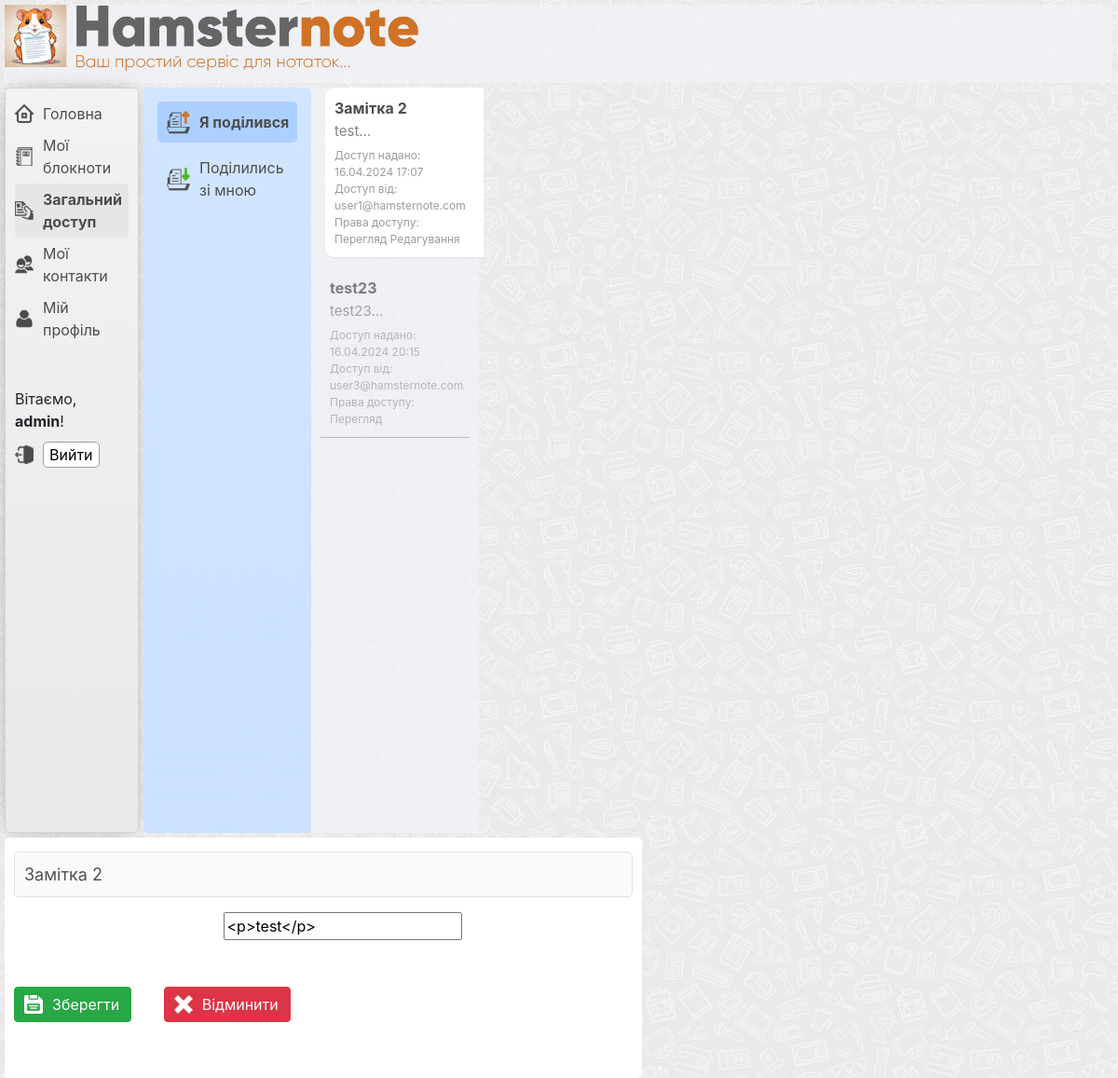
The app's page /shared_note_for_me_edit/14/ (signed in) with its own data.
### users/models.py (models this page shows, shortened)
class CustomUser(AbstractUser):
    email = models.EmailField(unique=True)

### sharing_notes/models.py (models this page shows, shortened)
class TimestampMixin(models.Model):
    created_at = models.DateTimeField(auto_now_add=True)
    updated_at = models.DateTimeField(auto_now=True)
    class Meta:
        abstract = True

class SharingNote(TimestampMixin):
    owner = models.ForeignKey(CustomUser, on_delete=models.CASCADE)
    note = models.ForeignKey(Note, on_delete=models.CASCADE)
    shared_with = models.ForeignKey(Contact, on_delete=models.CASCADE)
    can_view = models.BooleanField(default=True)
    can_edit = models.BooleanField(default=False)

### note/models.py (models this page shows, shortened)
class TimestampMixin(models.Model):
    created_at = models.DateTimeField(auto_now_add=True)
    updated_at = models.DateTimeField(auto_now=True)
    class Meta:
        abstract = True

class Note(TimestampMixin):
    title = models.CharField(max_length=100)
    content = CKEditor5Field('Content', config_name='extends')
    notebook = models.ForeignKey(
        Notebook, on_delete=models.CASCADE, related_name='notes')
    author = models.ForeignKey(
        CustomUser, on_delete=models.CASCADE, related_name='created_notes')
    permission = models.CharField(
        max_length=4, choices=NotePermission.choices, default=NotePermission.EDITABLE)
    favorite = models.BooleanField(default=False)

### sharing_notes/views.py (the view)
# urls.py: path('shared_note_for_me_edit/<int:shared_note_id>/', views.shared_note_for_me_edit, name='shared_note_for_me_edit'),
@login_required
def shared_note_for_me_edit(request, shared_note_id):
    current_user = request.user
    user_notebooks = Notebook.objects.filter(created_by=current_user)
    note = get_object_or_404(Note, pk=shared_note_id)
    notebook_id = note.notebook.id
    notebook = get_object_or_404(Notebook, pk=notebook_id)
    notes = Note.objects.filter(notebook=notebook).order_by('-updated_at')
    contacts = Contact.objects.filter(contact_user=current_user)
    contact_users = [contact for contact in contacts]
    shared_notes = SharingNote.objects.filter(shared_with__in=contact_users)
    for shared_note in shared_notes:
        if shared_note_id == shared_note.note.id and shared_note.can_edit == False:
            return redirect(reverse('shared_note_for_me_detail', kwargs={'shared_note_id': shared_note_id}))
    if request.method == 'POST':
        form = ContentEditForm(request.POST, instance=note)
        if form.is_valid():
            form.save()
            return redirect(reverse('shared_note_for_me_detail', kwargs={'shared_note_id': shared_note_id}))
    else:
        form = ContentEditForm(instance=note)
    context = {
        'category': 'shared',
        'subcategory': 'shared_from_me',
        'shared_notes': shared_notes,
        'user_notebooks': user_notebooks,
        'notebook': notebook,
        'notebook_id': notebook_id,
        'notes': notes,
        'form': form,
        'note_id': shared_note_id,
    }
    return render(request, 'sharing_notes/shared_note_for_me_edit.html', context)

### note/forms.py
class ContentEditForm(forms.ModelForm):
    title = forms.CharField(disabled=True)
    class Meta:
        model = Note
        fields = ['title', 'content']
        widgets = {
            'content': CKEditor5Widget(config_name='extends')
        }
        labels = {
            'title': '',
            'content': '',
        }

### sharing_notes/templates/sharing_notes/shared_note_for_me_edit.html (shortened to what this page needs)
{% extends "main/base_template.html" %}
{% block listbar %}
    <div class="wrapper-listbar">
         <ul class="share-listbar-ul">
            <li class="share-listbar-listbar-li   shared-from-user  {% if subcategory == 'shared_from_me'%}share-listbar-listbar-li-select{% endif %}">
                <a href="{% url 'shared_note_from_me' %}">Я поділився</a>
            </li>
             <li class="share-listbar-listbar-li   shared-for-user  {% if subcategory == 'shared_for_me'%}share-listbar-listbar-li-select{% endif %}">
                 <a href="{% url 'shared_note_for_me' %}">Поділились зі мною</a>
            </li>
        </ul>
    </div>
{% endblock %}
{% block detail_listbar %}
    <div class="wrapper-detail-listbar">
        <ul class="detail-listbar-ul">
            {% for shared_note in shared_notes %}
                <li class="detail-listbar-li  {% if shared_note.note.id == note_id %}note-li-select{% else %}lisbar-li-opacity{% endif %}">
                    {% if shared_note.note.title|length > 50 %}
                        <a class="detail-listbar-a" href="{% url 'shared_note_for_me_detail' shared_note.note.pk %}">
                            {{ shared_note.note.title|striptags|slice:":50" }}...
                        </a>
                    {% else %}
                        <a class="detail-listbar-a" href="{% url 'shared_note_for_me_detail' shared_note.note.pk %}">
                            {{ shared_note.note.title }}
                        </a>
                    {% endif %}
                    <span class="note-short-description">{{ shared_note.note.content|striptags|slice:":50" }}...</span>
                    <span class="detail-listbar-shared-data">Доступ надано: {{ shared_note.created_at|date:"d.m.Y H:i" }}</span>
                    <span class="detail-listbar-shared-with">Доступ від: {{ shared_note.owner.email }}</span>
                    <span class="detail-listbar-shared-rights">Права доступу:
                        {% if shared_note.can_view == True %}
                            <span>Перегляд</span>
                        {% endif %}
                        {% if shared_note.can_edit == True %}
                            <span>Редагування</span>
                        {% endif %}
                    </span>
                </li>
            {% endfor %}
        </ul>
    </div>
{% endblock %}
{% block contentbar %}
    <div class="wrapper-contentbar">
        <div class="form-edit-note">
            <form method="post">
                {% for field in form %}
                        <div class="form-group">
                            {{ field }}
                        </div>
                {% endfor %}
                <div class="form-edit-note-btn-save">
                    <div class="save-btn">
                        <input type="submit" class="btn btn-success   btn-icon-add-save " value="Зберегти" />
                    </div>
                    <div class="cancel-save-btn">
                        <a href="{% url 'shared_note_from_me_detail' note_id %}" class="btn btn-danger   btn-icon-add-del">Відминити</a>
                    </div>
                </div>
            </form>
        </div>
    </div>
{% endblock %}

### main/templates/main/base_template.html (shortened to what this page needs)
{% load static %}
<!doctype html>
<html lang="en">
<head>
    {% with version='262' %}<link rel="stylesheet" href="{% static 'main/css/main.css' %}?ver={{ version }}">{% endwith %}
    {% with version='262' %}<link rel="stylesheet" href="{% static 'main/css/user_contacts.css' %}?ver={{ version }}">{% endwith %}
    {% with version='262' %}<link rel="stylesheet" href="{% static 'main/css/sharing_notes.css' %}?ver={{ version }}">{% endwith %}
    <link rel="stylesheet" href="https://cdn.jsdelivr.net/npm/bootstrap@4.6.2/dist/css/bootstrap.min.css">
    <link rel="stylesheet" href="https://cdnjs.cloudflare.com/ajax/libs/highlight.js/11.5.1/styles/default.min.css">
    <link rel="stylesheet" href="{% static 'django_ckeditor_5/dist/styles.css' %}">
</head>
<body>
    <div class="main-container  clearfix">
        <div class="top-bar">
        </div>
        <div class="navigation-menu">
            <div class="navi-wrapper">
                <ul class="navi-block">
                    <li class="nav-home"><a href="{% url 'homepage' %}">Головна</a></li>
                    <li class="nav-notebook {% if category == 'notebooks'%}select-menu-category{% endif %}"><a href="{% url 'notebook_list' %}">Мої блокноти</a></li>
                    <li class="nav-shared {% if category == 'shared'%}select-menu-category{% endif %}"><a href="{% url 'shared_note_list' %}">Загальний доступ</a></li>
                    <li class="nav-contacts {% if category == 'contacts'%}select-menu-category{% endif %}"><a href="{% url 'contacts_list' %}">Мої контакти</a></li>
                    <li class="nav-profile {% if category == 'profile'%}select-menu-category{% endif %}"><a href="{% url 'edit_profile' %}">Мій профіль</a></li>
                </ul>
            </div>
            <div class="user-wrapper">
                <ul class="user-block">
                    {% if user.is_authenticated %}
                         <span class="user-hello-text">Вітаємо, <b>{{ user.get_username }}</b>!</span>
                         <li class="nav-logout">
                            <form method="post" action="{% url 'logout' %}">
                                <button class="logout-button" type="submit">Вийти</button>
                            </form>
                         </li>
                   {% else %}
                         <li><a href="{% url 'login'%}?next={{request.path}}">Login</a></li>
                   {% endif %}
                </ul>
            </div>
        </div>
        {% block listbar %}{% endblock %}
        {% block detail_listbar %}{% endblock %}
        {% block contentbar %}{% endblock %}
    </div>
</body>
</html>

### main/static/main/css/user_contacts.css (style rules this page uses)
.lisbar-li-opacity { opacity: 0.7; }

### main/static/main/css/sharing_notes.css (style rules this page uses)
.share-listbar-ul { margin: 0; padding: 0; }
.share-listbar-listbar-li { padding-top: 10px; padding-bottom: 10px; padding-left: 45px; margin-bottom: 5px; margin-right: 10px; margin-left: 10px; border-radius: 0px 10px 10px 0px; position: relative; }
.share-listbar-listbar-li a { color: #4d4d4d; font-size: 16px; }
.share-listbar-listbar-li.shared-from-user { background-image: url(/static/main/img/share-from-user.png); background-size: 25px; background-repeat: no-repeat; background-position-x: 10px; background-position-y: center; }
.share-listbar-listbar-li.shared-for-user { background-size: 25px; background-image: url(/static/main/img/share-for-user.png); background-repeat: no-repeat; background-position-x: 10px; background-position-y: center; }
.share-listbar-listbar-li-select { background-color: #acd0ff; border-radius: 5px; font-weight: bold; }
.detail-listbar-shared-data { margin-top: 8px; }
.detail-listbar-shared-data, .detail-listbar-shared-with, .detail-listbar-shared-rights, .detail-listbar-shared-rights-view, .detail-listbar-shared-rights-edit { color: #9b9b9b; font-size: 12px; display: block; }

### records on screen
CustomUser: get_username "admin"
SharingNote: note "Замітка 2", note.content "test", created_at "16.04.2024 17:07", owner.email "user1@hamsternote.com", can_view "Перегляд", can_edit "Редагування"
SharingNote: note "test23", note.content "test23", created_at "16.04.2024 20:15", owner.email "user3@hamsternote.com", can_view "Перегляд"
Note: form "Замітка 2" "<p>test</p>"
